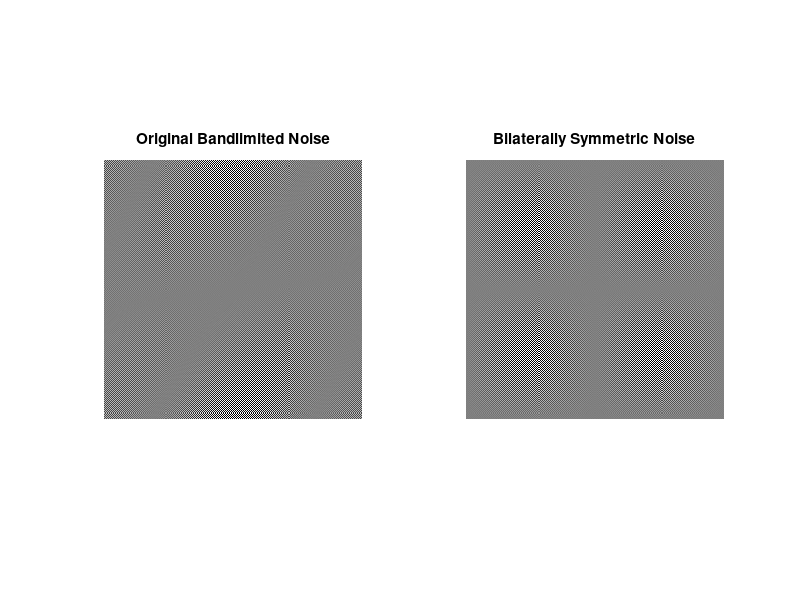

The MATLAB source for this figure:
% Define parameters
width = 256; % Width of the image
height = 256; % Height of the image
cycles_per_image = 2 + rand() * 2; % Randomly select cycles per image between 2 and 4
cutoff_frequency = cycles_per_image / max(width, height); % Calculate cutoff frequency
%cutoff_frequency = 0.1; % Cutoff frequency for bandlimited noise

% Generate bandlimited noise
[X, Y] = meshgrid(linspace(-1, 1, width), linspace(-1, 1, height));
radius = sqrt(X.^2 + Y.^2);
bandlimited_noise = ifft2(fftshift(randn(height, width)) .* (radius <= cutoff_frequency));

% Ensure the noise is real-valued
bandlimited_noise = real(bandlimited_noise);

% Create bilaterally symmetric noise patch
symmetric_noise = (bandlimited_noise + fliplr(bandlimited_noise)) / 2;

% Display the original and symmetric noise patches
figure;
subplot(1, 2, 1);
imshow(bandlimited_noise, []);
title('Original Bandlimited Noise');
subplot(1, 2, 2);
imshow(symmetric_noise, []);
title('Bilaterally Symmetric Noise');